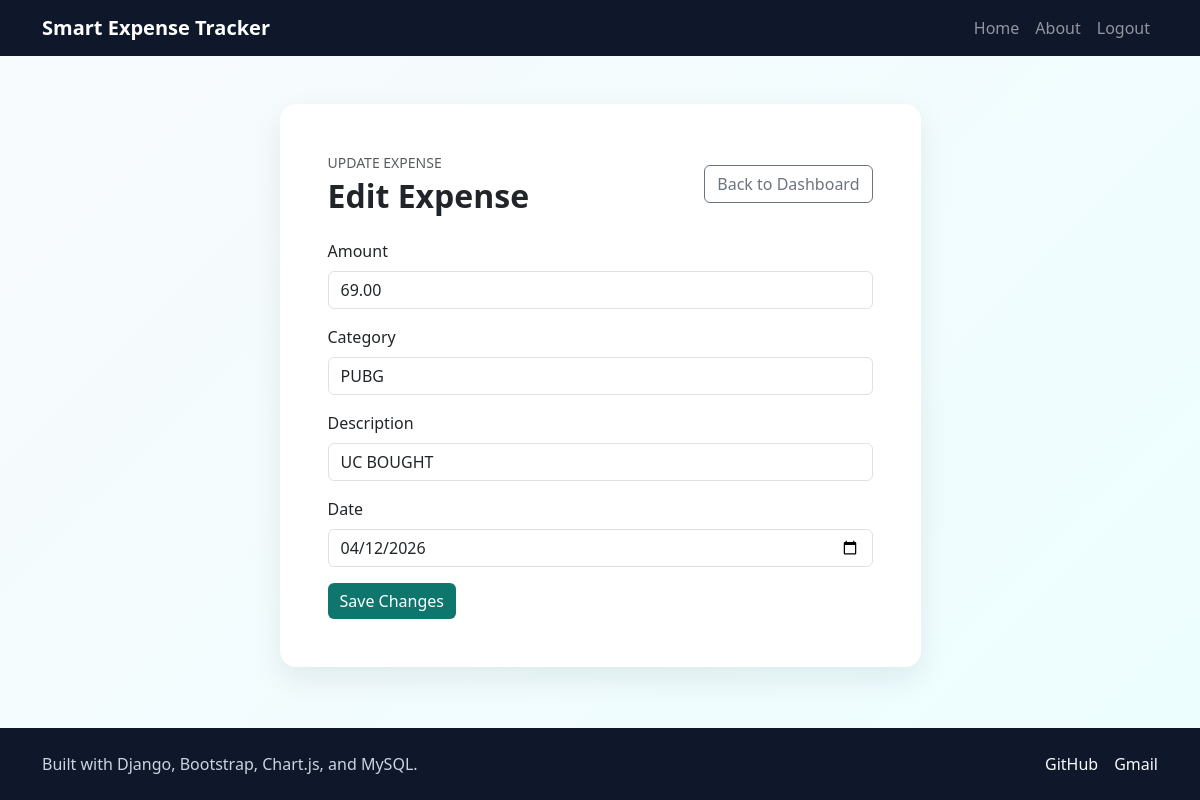
Page /edit/3/ (signed in) on the committed database.
### expenses/models.py (models this page shows, shortened)
class Expense(models.Model):
    user = models.ForeignKey(settings.AUTH_USER_MODEL, on_delete=models.CASCADE, related_name='expenses')
    amount = models.DecimalField(max_digits=10, decimal_places=2)
    category = models.CharField(max_length=100)
    description = models.CharField(max_length=255)
    date = models.DateField()
    class Meta:
        ordering = ['-date', '-id']

### expenses/views.py (the view)
# urls.py: path('edit/<int:expense_id>/', edit_expense_view, name='edit_expense'),
@login_required
def edit_expense_view(request, expense_id):
    expense = get_object_or_404(Expense, id=expense_id, user=request.user)
    if request.method == 'POST':
        form = ExpenseForm(request.POST, instance=expense)
        if form.is_valid():
            form.save()
            messages.success(request, 'Expense updated successfully.')
            return redirect('home')
    else:
        form = ExpenseForm(instance=expense)
    return render(request, 'edit.html', {'form': form, 'expense': expense})

### expenses/forms.py
class ExpenseForm(forms.ModelForm):
    class Meta:
        model = Expense
        fields = ['amount', 'category', 'description', 'date']
        widgets = {
            'amount': forms.NumberInput(attrs={'step': '0.01'}),
            'date': StyledDateInput(),
        }

### expenses/templates/edit.html (shortened to what this page needs)
{% extends 'base.html' %}
{% block content %}
<div class='row justify-content-center'>
<div class='col-lg-7'>
<div class='card brand-card p-4 p-lg-5'>
<div class='d-flex justify-content-between align-items-center mb-4'>
<div><p class='text-uppercase small text-muted mb-1'>Update Expense</p><h1 class='h2 fw-bold mb-0'>Edit Expense</h1></div>
<a class='btn btn-outline-secondary' href='{% url 'home' %}'>Back to Dashboard</a>
</div>
<form method='post'>
<div class='mb-3'><label class='form-label'>Amount</label>{{ form.amount }}</div>
<div class='mb-3'><label class='form-label'>Category</label>{{ form.category }}</div>
<div class='mb-3'><label class='form-label'>Description</label>{{ form.description }}</div>
<div class='mb-3'><label class='form-label'>Date</label>{{ form.date }}</div>
<button type='submit' class='btn btn-brand'>Save Changes</button>
</form>
</div>
</div>
</div>
{% endblock %}

### expenses/templates/base.html (style rules this page uses)
body { background: linear-gradient(135deg, #f8fafc, #ecfeff); min-height: 100vh; display: flex; flex-direction: column; }
.brand-card { border: 0; border-radius: 1rem; box-shadow: 0 12px 30px rgba(15, 23, 42, 0.08); transition: transform 0.2s ease, box-shadow 0.2s ease; }
.btn-brand { background: #0f766e; color: white; border: none; transition: transform 0.2s ease, box-shadow 0.2s ease; }

### rows in the picture
Expense: amount "69.00", category "PUBG", description "UC BOUGHT", date "04/12/2026"
